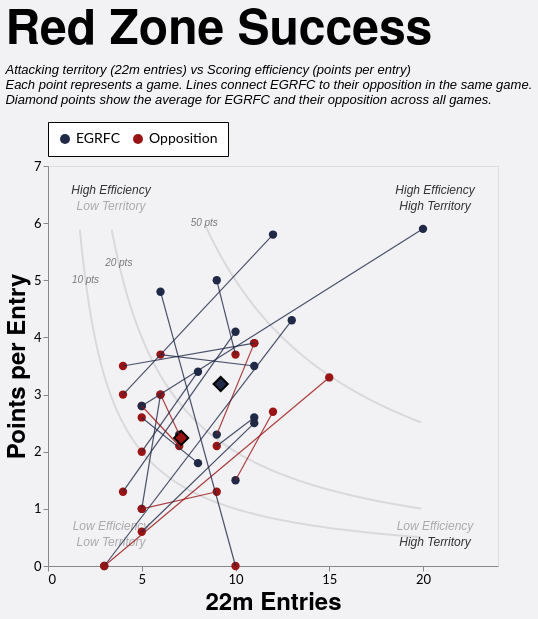

Express this chart as Vega-Lite.
### Vega-Lite specification from a JSON file in a GitHub repository (floating-point values rounded to 4 significant figures; data arrays with more than 128 entries replaced by an {"elided": "..."} marker saying what was removed)
{"config": {"axis": {"labelFont": "Lato, sans-serif", "titleFont": "PT Sans Narrow, Helvetica Neue, Helvetica, Arial, sans-serif", "labelFontSize": 13, "titleFontSize": 24, "gridColor": "#202947", "gridOpacity": 0.2}, "header": {"labelFont": "PT Sans Narrow, Helvetica Neue, Helvetica, Arial, sans-serif", "titleFont": "PT Sans Narrow, Helvetica Neue, Helvetica, Arial, sans-serif", "labelFontSize": 24, "titleFontSize": 28, "labelFontWeight": "bold", "orient": "left"}, "legend": {"labelFont": "Lato, sans-serif", "titleFont": "PT Sans Narrow, Helvetica Neue, Helvetica, Arial, sans-serif", "labelFontSize": 14, "titleFontSize": 16, "titlePadding": 5, "fillColor": "white", "strokeColor": "black", "padding": 10, "titleFontWeight": "lighter", "titleFontStyle": "italic", "titleColor": "gray", "offset": 10}, "title": {"font": "PT Sans Narrow, Helvetica Neue, Helvetica, Arial, sans-serif", "fontSize": 48, "fontWeight": "bold", "anchor": "start", "align": "center", "titlePadding": 20, "subtitlePadding": 10, "subtitleFontSize": 13, "subtitleColor": "", "subtitleFontStyle": "italic", "offset": 15, "color": "black"}, "axisX": {"labelAngle": 0}, "facet": {"title": null, "header": null, "align": {"row": "each", "column": "each"}}, "resolve": {"scale": {"y": "independent", "facet": "independent"}}, "background": "#f2f1f4"}, "layer": [{"data": {"name": "data-599fc2f6c3ba56b88793ced97d33e5d1"}, "mark": {"type": "line", "clip": true, "color": "black", "opacity": 0.1}, "encoding": {"x": {"field": "x", "type": "quantitative"}, "y": {"field": "y", "type": "quantitative"}}, "name": "view_3"}, {"data": {"name": "data-00c949a7a2803a56dfcb9f8d1ac95424"}, "mark": {"type": "line", "clip": true, "color": "black", "opacity": 0.1}, "encoding": {"x": {"field": "x", "type": "quantitative"}, "y": {"field": "y", "type": "quantitative"}}}, {"data": {"name": "data-fc6cdfa14299584fc906df48e496de6f"}, "mark": {"type": "line", "clip": true, "color": "black", "opacity": 0.1}, "encoding": {"x": {"field": "x", "type": "quantitative"}, "y": {"field": "y", "type": "quantitative"}}}, {"data": {"name": "data-711a5b994e32e1318dde2831c099eb87"}, "mark": {"type": "text", "color": "black", "fontStyle": "italic", "opacity": 0.5, "size": 10}, "encoding": {"text": {"field": "label", "type": "nominal"}, "x": {"field": "x", "type": "quantitative"}, "y": {"field": "y", "type": "quantitative"}}}, {"data": {"name": "data-5a468b3e3df2c99d2f4ec7c9a670c522"}, "mark": {"type": "text", "color": "black", "fontStyle": "italic", "size": 12}, "encoding": {"opacity": {"field": "opacity", "legend": null, "type": "quantitative"}, "text": {"field": "label", "type": "nominal"}, "x": {"field": "x", "type": "quantitative"}, "y": {"field": "y", "type": "quantitative"}}}, {"data": {"name": "data-7dff8b427ce8c7c27c59dbb8a7afe0ef"}, "mark": {"type": "point", "filled": true, "size": 70}, "encoding": {"color": {"field": "team", "legend": {"orient": "top", "title": null}, "scale": {"domain": ["EGRFC", "Opposition"], "range": ["#202946", "#991515"]}, "type": "nominal"}, "opacity": {"condition": {"param": "param_8", "value": 1}, "value": 0.1}, "tooltip": [{"field": "label", "title": "Game", "type": "nominal"}, {"field": "date", "title": "Date", "type": "temporal"}, {"field": "points", "title": "Points", "type": "quantitative"}, {"field": "tries", "title": "Tries", "type": "quantitative"}, {"field": "entries_22m", "title": "22m Entries", "type": "quantitative"}, {"field": "points_per_entry", "format": ".1f", "title": "Points per Entry", "type": "quantitative"}, {"field": "tries_per_entry", "format": ".1f", "title": "Tries per Entry", "type": "quantitative"}], "x": {"axis": {"grid": false, "tickCount": 4, "title": "22m Entries"}, "field": "entries_22m", "scale": {"domain": [0, 24.0], "zero": true}, "type": "quantitative"}, "y": {"axis": {"grid": false, "tickCount": 7, "title": "Points per Entry"}, "field": "points_per_entry", "scale": {"domain": [0, 7.0], "zero": true}, "type": "quantitative"}}, "transform": [{"filter": "(rzSquad == 'All' || datum.squad == rzSquad) && (rzSeason == 'All' || datum.season == rzSeason) && (rzGameType == 'All' || (rzGameType == 'League + Cup' && (datum.game_type == 'League' || datum.game_type == 'Cup')) || (rzGameType == 'League only' && datum.game_type == 'League') || datum.game_type == rzGameType)"}]}, {"data": {"name": "data-7dff8b427ce8c7c27c59dbb8a7afe0ef"}, "mark": {"type": "point", "filled": true, "opacity": 1, "shape": "diamond", "stroke": "black"}, "encoding": {"color": {"field": "team", "scale": {"domain": ["EGRFC", "Opposition"], "range": ["#202946", "#991515"]}, "type": "nominal"}, "opacity": {"condition": {"param": "param_8", "value": 1}, "value": 0.1}, "size": {"value": 200}, "tooltip": [{"field": "points", "format": ".1f", "title": "Average Points", "type": "quantitative"}, {"field": "tries", "format": ".1f", "title": "Average Tries", "type": "quantitative"}, {"field": "entries_22m", "format": ".1f", "title": "Average 22m Entries", "type": "quantitative"}, {"field": "points_per_entry", "format": ".1f", "title": "Average Points per Entry", "type": "quantitative"}, {"field": "tries_per_entry", "format": ".1f", "title": "Average Tries per Entry", "type": "quantitative"}], "x": {"field": "entries_22m", "type": "quantitative"}, "y": {"field": "points_per_entry", "type": "quantitative"}}, "transform": [{"filter": "(rzSquad == 'All' || datum.squad == rzSquad) && (rzSeason == 'All' || datum.season == rzSeason) && (rzGameType == 'All' || (rzGameType == 'League + Cup' && (datum.game_type == 'League' || datum.game_type == 'Cup')) || (rzGameType == 'League only' && datum.game_type == 'League') || datum.game_type == rzGameType)"}, {"aggregate": [{"op": "mean", "field": "entries_22m", "as": "entries_22m"}, {"op": "mean", "field": "points", "as": "points"}, {"op": "mean", "field": "tries", "as": "tries"}, {"op": "mean", "field": "points_per_entry", "as": "points_per_entry"}, {"op": "mean", "field": "tries_per_entry", "as": "tries_per_entry"}], "groupby": ["team"]}]}, {"data": {"name": "data-3c2f5b9f297220659553025875122083"}, "mark": {"type": "rule", "strokeWidth": 1.2}, "encoding": {"color": {"condition": {"test": "datum.points_egrfc > datum.points_opp", "value": "#202946"}, "value": "#991515"}, "detail": {"field": "game_id", "type": "nominal"}, "opacity": {"condition": {"param": "param_8", "value": 0.8}, "value": 0.1}, "x": {"field": "entries_22m_egrfc", "type": "quantitative"}, "x2": {"field": "entries_22m_opp"}, "y": {"field": "metric_egrfc", "type": "quantitative"}, "y2": {"field": "metric_opp"}}, "transform": [{"filter": "(rzSquad == 'All' || datum.squad == rzSquad) && (rzSeason == 'All' || datum.season == rzSeason) && (rzGameType == 'All' || (rzGameType == 'League + Cup' && (datum.game_type == 'League' || datum.game_type == 'Cup')) || (rzGameType == 'League only' && datum.game_type == 'League') || datum.game_type == rzGameType)"}]}], "height": 400, "params": [{"name": "rzSquad", "value": "1st"}, {"name": "rzSeason", "value": "All"}, {"name": "rzGameType", "value": "All"}, {"name": "param_8", "select": {"type": "point", "fields": ["team"]}, "bind": "legend", "views": ["view_3"]}], "resolve": {"scale": {"color": "shared", "x": "shared", "y": "shared"}}, "title": {"text": "Red Zone Success", "subtitle": ["Attacking territory (22m entries) vs Scoring efficiency (points per entry)", "Each point represents a game. Lines connect EGRFC to their opposition in the same game.", "Diamond points show the average for EGRFC and their opposition across all games."]}, "width": 450, "$schema": "https://vega.github.io/schema/vega-lite/v5.20.1.json", "datasets": {"data-599fc2f6c3ba56b88793ced97d33e5d1": {"elided": "183 records"}, "data-00c949a7a2803a56dfcb9f8d1ac95424": {"elided": "166 records"}, "data-fc6cdfa14299584fc906df48e496de6f": [{"x": 8.4, "y": 5.952}, {"x": 8.5, "y": 5.882}, {"x": 8.6, "y": 5.814}, {"x": 8.7, "y": 5.747}, {"x": 8.8, "y": 5.682}, {"x": 8.9, "y": 5.618}, {"x": 9.0, "y": 5.556}, {"x": 9.1, "y": 5.495}, {"x": 9.2, "y": 5.435}, {"x": 9.3, "y": 5.376}, {"x": 9.4, "y": 5.319}, {"x": 9.5, "y": 5.263}, {"x": 9.6, "y": 5.208}, {"x": 9.7, "y": 5.155}, {"x": 9.8, "y": 5.102}, {"x": 9.9, "y": 5.051}, {"x": 10.0, "y": 5.0}, {"x": 10.1, "y": 4.95}, {"x": 10.2, "y": 4.902}, {"x": 10.3, "y": 4.854}, {"x": 10.4, "y": 4.808}, {"x": 10.5, "y": 4.762}, {"x": 10.6, "y": 4.717}, {"x": 10.7, "y": 4.673}, {"x": 10.8, "y": 4.63}, {"x": 10.9, "y": 4.587}, {"x": 11.0, "y": 4.545}, {"x": 11.1, "y": 4.505}, {"x": 11.2, "y": 4.464}, {"x": 11.3, "y": 4.425}, {"x": 11.4, "y": 4.386}, {"x": 11.5, "y": 4.348}, {"x": 11.6, "y": 4.31}, {"x": 11.7, "y": 4.274}, {"x": 11.8, "y": 4.237}, {"x": 11.9, "y": 4.202}, {"x": 12.0, "y": 4.167}, {"x": 12.1, "y": 4.132}, {"x": 12.2, "y": 4.098}, {"x": 12.3, "y": 4.065}, {"x": 12.4, "y": 4.032}, {"x": 12.5, "y": 4.0}, {"x": 12.6, "y": 3.968}, {"x": 12.7, "y": 3.937}, {"x": 12.8, "y": 3.906}, {"x": 12.9, "y": 3.876}, {"x": 13.0, "y": 3.846}, {"x": 13.1, "y": 3.817}, {"x": 13.2, "y": 3.788}, {"x": 13.3, "y": 3.759}, {"x": 13.4, "y": 3.731}, {"x": 13.5, "y": 3.704}, {"x": 13.6, "y": 3.676}, {"x": 13.7, "y": 3.65}, {"x": 13.8, "y": 3.623}, {"x": 13.9, "y": 3.597}, {"x": 14.0, "y": 3.571}, {"x": 14.1, "y": 3.546}, {"x": 14.2, "y": 3.521}, {"x": 14.3, "y": 3.497}, {"x": 14.4, "y": 3.472}, {"x": 14.5, "y": 3.448}, {"x": 14.6, "y": 3.425}, {"x": 14.7, "y": 3.401}, {"x": 14.8, "y": 3.378}, {"x": 14.9, "y": 3.356}, {"x": 15.0, "y": 3.333}, {"x": 15.1, "y": 3.311}, {"x": 15.2, "y": 3.289}, {"x": 15.3, "y": 3.268}, {"x": 15.4, "y": 3.247}, {"x": 15.5, "y": 3.226}, {"x": 15.6, "y": 3.205}, {"x": 15.7, "y": 3.185}, {"x": 15.8, "y": 3.165}, {"x": 15.9, "y": 3.145}, {"x": 16.0, "y": 3.125}, {"x": 16.1, "y": 3.106}, {"x": 16.2, "y": 3.086}, {"x": 16.3, "y": 3.067}, {"x": 16.4, "y": 3.049}, {"x": 16.5, "y": 3.03}, {"x": 16.6, "y": 3.012}, {"x": 16.7, "y": 2.994}, {"x": 16.8, "y": 2.976}, {"x": 16.9, "y": 2.959}, {"x": 17.0, "y": 2.941}, {"x": 17.1, "y": 2.924}, {"x": 17.2, "y": 2.907}, {"x": 17.3, "y": 2.89}, {"x": 17.4, "y": 2.874}, {"x": 17.5, "y": 2.857}, {"x": 17.6, "y": 2.841}, {"x": 17.7, "y": 2.825}, {"x": 17.8, "y": 2.809}, {"x": 17.9, "y": 2.793}, {"x": 18.0, "y": 2.778}, {"x": 18.1, "y": 2.762}, {"x": 18.2, "y": 2.747}, {"x": 18.3, "y": 2.732}, {"x": 18.4, "y": 2.717}, {"x": 18.5, "y": 2.703}, {"x": 18.6, "y": 2.688}, {"x": 18.7, "y": 2.674}, {"x": 18.8, "y": 2.66}, {"x": 18.9, "y": 2.646}, {"x": 19.0, "y": 2.632}, {"x": 19.1, "y": 2.618}, {"x": 19.2, "y": 2.604}, {"x": 19.3, "y": 2.591}, {"x": 19.4, "y": 2.577}, {"x": 19.5, "y": 2.564}, {"x": 19.6, "y": 2.551}, {"x": 19.7, "y": 2.538}, {"x": 19.8, "y": 2.525}, {"x": 19.9, "y": 2.513}], "data-711a5b994e32e1318dde2831c099eb87": [{"y": 6.0, "x": 8.333, "label": "50 pts"}, {"y": 5.3, "x": 3.774, "label": "20 pts"}, {"y": 5.0, "x": 2.0, "label": "10 pts"}], "data-5a468b3e3df2c99d2f4ec7c9a670c522": [{"x": 20.64, "y": 6.58, "label": "High Efficiency", "opacity": 1.0}, {"x": 20.64, "y": 0.7, "label": "Low Efficiency", "opacity": 0.5}, {"x": 3.36, "y": 6.58, "label": "High Efficiency", "opacity": 1.0}, {"x": 3.36, "y": 0.7, "label": "Low Efficiency", "opacity": 0.5}, {"x": 20.64, "y": 6.3, "label": "High Territory", "opacity": 1.0}, {"x": 20.64, "y": 0.42, "label": "High Territory", "opacity": 1.0}, {"x": 3.36, "y": 6.3, "label": "Low Territory", "opacity": 0.5}, {"x": 3.36, "y": 0.42, "label": "Low Territory", "opacity": 0.5}], "data-7dff8b427ce8c7c27c59dbb8a7afe0ef": [{"game_id": "2026-03-28_1st_Ditchling", "date": "2026-03-28T00:00:00", "season": "2025/26", "squad": "1st", "game_type": "League", "opposition": "Ditchling", "home_away": "A", "label": "Ditchling (A)", "team": "EGRFC", "entries_22m": 11.0, "points": 27.0, "tries": 4.0, "points_per_entry": 2.5, "tries_per_entry": 0.3636}, {"game_id": "2026-03-28_1st_Ditchling", "date": "2026-03-28T00:00:00", "season": "2025/26", "squad": "1st", "game_type": "League", "opposition": "Ditchling", "home_away": "A", "label": "Ditchling (A)", "team": "Opposition", "entries_22m": 5.0, "points": 3.0, "tries": 0.0, "points_per_entry": 0.6, "tries_per_entry": 0.0}, {"game_id": "2026-03-21_1st_Crawley", "date": "2026-03-21T00:00:00", "season": "2025/26", "squad": "1st", "game_type": "League", "opposition": "Crawley", "home_away": "H", "label": "Crawley (H)", "team": "EGRFC", "entries_22m": 20.0, "points": 118.0, "tries": 18.0, "points_per_entry": 5.9, "tries_per_entry": 0.9}, {"game_id": "2026-03-21_1st_Crawley", "date": "2026-03-21T00:00:00", "season": "2025/26", "squad": "1st", "game_type": "League", "opposition": "Crawley", "home_away": "H", "label": "Crawley (H)", "team": "Opposition", "entries_22m": 5.0, "points": 14.0, "tries": 2.0, "points_per_entry": 2.8, "tries_per_entry": 0.4}, {"game_id": "2026-03-07_1st_Eastbourne_II", "date": "2026-03-07T00:00:00", "season": "2025/26", "squad": "1st", "game_type": "League", "opposition": "Eastbourne II", "home_away": "A", "label": "Eastbourne II (A)", "team": "EGRFC", "entries_22m": 6.0, "points": 29.0, "tries": 5.0, "points_per_entry": 4.8, "tries_per_entry": 0.8333}, {"game_id": "2026-03-07_1st_Eastbourne_II", "date": "2026-03-07T00:00:00", "season": "2025/26", "squad": "1st", "game_type": "League", "opposition": "Eastbourne II", "home_away": "A", "label": "Eastbourne II (A)", "team": "Opposition", "entries_22m": 10.0, "points": 0.0, "tries": 0.0, "points_per_entry": 0.0, "tries_per_entry": 0.0}, {"game_id": "2026-02-28_1st_Pulborough", "date": "2026-02-28T00:00:00", "season": "2025/26", "squad": "1st", "game_type": "League", "opposition": "Pulborough", "home_away": "H", "label": "Pulborough (H)", "team": "EGRFC", "entries_22m": 8.0, "points": 14.0, "tries": 1.0, "points_per_entry": 1.8, "tries_per_entry": 0.125}, {"game_id": "2026-02-28_1st_Pulborough", "date": "2026-02-28T00:00:00", "season": "2025/26", "squad": "1st", "game_type": "League", "opposition": "Pulborough", "home_away": "H", "label": "Pulborough (H)", "team": "Opposition", "entries_22m": 5.0, "points": 13.0, "tries": 2.0, "points_per_entry": 2.6, "tries_per_entry": 0.4}, {"game_id": "2026-02-14_1st_Lewes", "date": "2026-02-14T00:00:00", "season": "2025/26", "squad": "1st", "game_type": "League", "opposition": "Lewes", "home_away": "A", "label": "Lewes (A)", "team": "EGRFC", "entries_22m": 11.0, "points": 39.0, "tries": 6.0, "points_per_entry": 3.5, "tries_per_entry": 0.5455}, {"game_id": "2026-02-14_1st_Lewes", "date": "2026-02-14T00:00:00", "season": "2025/26", "squad": "1st", "game_type": "League", "opposition": "Lewes", "home_away": "A", "label": "Lewes (A)", "team": "Opposition", "entries_22m": 6.0, "points": 22.0, "tries": 3.0, "points_per_entry": 3.7, "tries_per_entry": 0.5}, {"game_id": "2026-01-24_1st_Brighton_II", "date": "2026-01-24T00:00:00", "season": "2025/26", "squad": "1st", "game_type": "League", "opposition": "Brighton II", "home_away": "H", "label": "Brighton II (H)", "team": "EGRFC", "entries_22m": 3.0, "points": 0.0, "tries": 0.0, "points_per_entry": 0.0, "tries_per_entry": 0.0}, {"game_id": "2026-01-24_1st_Brighton_II", "date": "2026-01-24T00:00:00", "season": "2025/26", "squad": "1st", "game_type": "League", "opposition": "Brighton II", "home_away": "H", "label": "Brighton II (H)", "team": "Opposition", "entries_22m": 15.0, "points": 50.0, "tries": 8.0, "points_per_entry": 3.3, "tries_per_entry": 0.5333}, {"game_id": "2026-01-10_1st_Royals", "date": "2026-01-10T00:00:00", "season": "2025/26", "squad": "1st", "game_type": "League", "opposition": "Royals", "home_away": "H", "label": "Royals (H)", "team": "EGRFC", "entries_22m": 10.0, "points": 41.0, "tries": 7.0, "points_per_entry": 4.1, "tries_per_entry": 0.7}, {"game_id": "2026-01-10_1st_Royals", "date": "2026-01-10T00:00:00", "season": "2025/26", "squad": "1st", "game_type": "League", "opposition": "Royals", "home_away": "H", "label": "Royals (H)", "team": "Opposition", "entries_22m": 4.0, "points": 5.0, "tries": 1.0, "points_per_entry": 1.3, "tries_per_entry": 0.25}, {"game_id": "2025-12-20_1st_Ditchling", "date": "2025-12-20T00:00:00", "season": "2025/26", "squad": "1st", "game_type": "League", "opposition": "Ditchling", "home_away": "H", "label": "Ditchling (H)", "team": "EGRFC", "entries_22m": 11.0, "points": 29.0, "tries": 5.0, "points_per_entry": 2.6, "tries_per_entry": 0.4545}, {"game_id": "2025-12-20_1st_Ditchling", "date": "2025-12-20T00:00:00", "season": "2025/26", "squad": "1st", "game_type": "League", "opposition": "Ditchling", "home_away": "H", "label": "Ditchling (H)", "team": "Opposition", "entries_22m": 9.0, "points": 19.0, "tries": 3.0, "points_per_entry": 2.1, "tries_per_entry": 0.3333}, {"game_id": "2025-11-29_1st_Eastbourne_II", "date": "2025-11-29T00:00:00", "season": "2025/26", "squad": "1st", "game_type": "League", "opposition": "Eastbourne II", "home_away": "H", "label": "Eastbourne II (H)", "team": "EGRFC", "entries_22m": 13.0, "points": 56.0, "tries": 10.0, "points_per_entry": 4.3, "tries_per_entry": 0.7692}, {"game_id": "2025-11-29_1st_Eastbourne_II", "date": "2025-11-29T00:00:00", "season": "2025/26", "squad": "1st", "game_type": "League", "opposition": "Eastbourne II", "home_away": "H", "label": "Eastbourne II (H)", "team": "Opposition", "entries_22m": 3.0, "points": 0.0, "tries": 0.0, "points_per_entry": 0.0, "tries_per_entry": 0.0}, {"game_id": "2025-11-22_1st_Pulborough", "date": "2025-11-22T00:00:00", "season": "2025/26", "squad": "1st", "game_type": "League", "opposition": "Pulborough", "home_away": "A", "label": "Pulborough (A)", "team": "EGRFC", "entries_22m": 5.0, "points": 5.0, "tries": 1.0, "points_per_entry": 1.0, "tries_per_entry": 0.2}, {"game_id": "2025-11-22_1st_Pulborough", "date": "2025-11-22T00:00:00", "season": "2025/26", "squad": "1st", "game_type": "League", "opposition": "Pulborough", "home_away": "A", "label": "Pulborough (A)", "team": "Opposition", "entries_22m": 9.0, "points": 12.0, "tries": 2.0, "points_per_entry": 1.3, "tries_per_entry": 0.2222}, {"game_id": "2025-11-15_1st_Hove", "date": "2025-11-15T00:00:00", "season": "2025/26", "squad": "1st", "game_type": "Cup", "opposition": "Hove", "home_away": "H", "label": "Hove (H)", "team": "EGRFC", "entries_22m": 10.0, "points": 15.0, "tries": 2.0, "points_per_entry": 1.5, "tries_per_entry": 0.2}, {"game_id": "2025-11-15_1st_Hove", "date": "2025-11-15T00:00:00", "season": "2025/26", "squad": "1st", "game_type": "Cup", "opposition": "Hove", "home_away": "H", "label": "Hove (H)", "team": "Opposition", "entries_22m": 12.0, "points": 32.0, "tries": 5.0, "points_per_entry": 2.7, "tries_per_entry": 0.4167}, {"game_id": "2025-11-08_1st_Lewes", "date": "2025-11-08T00:00:00", "season": "2025/26", "squad": "1st", "game_type": "League", "opposition": "Lewes", "home_away": "H", "label": "Lewes (H)", "team": "EGRFC", "entries_22m": 11.0, "points": 43.0, "tries": 7.0, "points_per_entry": 3.9, "tries_per_entry": 0.6364}, {"game_id": "2025-11-08_1st_Lewes", "date": "2025-11-08T00:00:00", "season": "2025/26", "squad": "1st", "game_type": "League", "opposition": "Lewes", "home_away": "H", "label": "Lewes (H)", "team": "Opposition", "entries_22m": 4.0, "points": 14.0, "tries": 2.0, "points_per_entry": 3.5, "tries_per_entry": 0.5}, {"game_id": "2025-10-11_1st_Shoreham", "date": "2025-10-11T00:00:00", "season": "2025/26", "squad": "1st", "game_type": "League", "opposition": "Shoreham", "home_away": "H", "label": "Shoreham (H)", "team": "EGRFC", "entries_22m": 12.0, "points": 69.0, "tries": 11.0, "points_per_entry": 5.8, "tries_per_entry": 0.9167}, {"game_id": "2025-10-11_1st_Shoreham", "date": "2025-10-11T00:00:00", "season": "2025/26", "squad": "1st", "game_type": "League", "opposition": "Shoreham", "home_away": "H", "label": "Shoreham (H)", "team": "Opposition", "entries_22m": 4.0, "points": 12.0, "tries": 2.0, "points_per_entry": 3.0, "tries_per_entry": 0.5}, {"game_id": "2025-10-04_1st_Seaford", "date": "2025-10-04T00:00:00", "season": "2025/26", "squad": "1st", "game_type": "League", "opposition": "Seaford", "home_away": "A", "label": "Seaford (A)", "team": "EGRFC", "entries_22m": 8.0, "points": 27.0, "tries": 4.0, "points_per_entry": 3.4, "tries_per_entry": 0.5}, {"game_id": "2025-10-04_1st_Seaford", "date": "2025-10-04T00:00:00", "season": "2025/26", "squad": "1st", "game_type": "League", "opposition": "Seaford", "home_away": "A", "label": "Seaford (A)", "team": "Opposition", "entries_22m": 5.0, "points": 10.0, "tries": 2.0, "points_per_entry": 2.0, "tries_per_entry": 0.4}, {"game_id": "2025-04-12_1st_Haywards_Heath", "date": "2025-04-12T00:00:00", "season": "2024/25", "squad": "1st", "game_type": "League", "opposition": "Haywards Heath", "home_away": "H", "label": "Haywards Heath (H)", "team": "EGRFC", "entries_22m": 9.0, "points": 45.0, "tries": 6.0, "points_per_entry": 5.0, "tries_per_entry": 0.6667}, {"game_id": "2025-04-12_1st_Haywards_Heath", "date": "2025-04-12T00:00:00", "season": "2024/25", "squad": "1st", "game_type": "League", "opposition": "Haywards Heath", "home_away": "H", "label": "Haywards Heath (H)", "team": "Opposition", "entries_22m": 10.0, "points": 37.0, "tries": 6.0, "points_per_entry": 3.7, "tries_per_entry": 0.6}, {"game_id": "2025-03-22_1st_Cobham", "date": "2025-03-22T00:00:00", "season": "2024/25", "squad": "1st", "game_type": "League", "opposition": "Cobham", "home_away": "H", "label": "Cobham (H)", "team": "EGRFC", "entries_22m": 9.0, "points": 21.0, "tries": 3.0, "points_per_entry": 2.3, "tries_per_entry": 0.3333}, {"game_id": "2025-03-22_1st_Cobham", "date": "2025-03-22T00:00:00", "season": "2024/25", "squad": "1st", "game_type": "League", "opposition": "Cobham", "home_away": "H", "label": "Cobham (H)", "team": "Opposition", "entries_22m": 11.0, "points": 43.0, "tries": 7.0, "points_per_entry": 3.9, "tries_per_entry": 0.6364}, {"game_id": "2025-02-15_1st_Eastbourne", "date": "2025-02-15T00:00:00", "season": "2024/25", "squad": "1st", "game_type": "League", "opposition": "Eastbourne", "home_away": "H", "label": "Eastbourne (H)", "team": "EGRFC", "entries_22m": 5.0, "points": 14.0, "tries": 2.0, "points_per_entry": 2.8, "tries_per_entry": 0.4}, {"game_id": "2025-02-15_1st_Eastbourne", "date": "2025-02-15T00:00:00", "season": "2024/25", "squad": "1st", "game_type": "League", "opposition": "Eastbourne", "home_away": "H", "label": "Eastbourne (H)", "team": "Opposition", "entries_22m": 7.0, "points": 15.0, "tries": 2.0, "points_per_entry": 2.1, "tries_per_entry": 0.2857}, {"game_id": "2024-12-14_1st_Old_Haileyburians", "date": "2024-12-14T00:00:00", "season": "2024/25", "squad": "1st", "game_type": "League", "opposition": "Old Haileyburians", "home_away": "H", "label": "Old Haileyburians (H)", "team": "EGRFC", "entries_22m": 6.0, "points": 18.0, "tries": 2.0, "points_per_entry": 3.0, "tries_per_entry": 0.3333}, {"game_id": "2024-12-14_1st_Old_Haileyburians", "date": "2024-12-14T00:00:00", "season": "2024/25", "squad": "1st", "game_type": "League", "opposition": "Old Haileyburians", "home_away": "H", "label": "Old Haileyburians (H)", "team": "Opposition", "entries_22m": 5.0, "points": 5.0, "tries": 1.0, "points_per_entry": 1.0, "tries_per_entry": 0.2}, {"game_id": "2024-09-07_1st_London_Cornish", "date": "2024-09-07T00:00:00", "season": "2024/25", "squad": "1st", "game_type": "League", "opposition": "London Cornish", "home_away": "H", "label": "London Cornish (H)", "team": "EGRFC", "entries_22m": 7.0, "points": 16.0, "tries": 2.0, "points_per_entry": 2.3, "tries_per_entry": 0.2857}, {"game_id": "2024-09-07_1st_London_Cornish", "date": "2024-09-07T00:00:00", "season": "2024/25", "squad": "1st", "game_type": "League", "opposition": "London Cornish", "home_away": "H", "label": "London Cornish (H)", "team": "Opposition", "entries_22m": 6.0, "points": 18.0, "tries": 2.0, "points_per_entry": 3.0, "tries_per_entry": 0.3333}], "data-3c2f5b9f297220659553025875122083": [{"game_id": "2024-09-07_1st_London_Cornish", "date": "2024-09-07T00:00:00", "season": "2024/25", "squad": "1st", "game_type": "League", "opposition": "London Cornish", "label": "London Cornish (H)", "entries_22m_egrfc": 7.0, "entries_22m_opp": 6.0, "points_egrfc": 16.0, "points_opp": 18.0, "metric_egrfc": 2.3, "metric_opp": 3.0, "tries_egrfc": 2.0, "tries_opp": 2.0}, {"game_id": "2024-12-14_1st_Old_Haileyburians", "date": "2024-12-14T00:00:00", "season": "2024/25", "squad": "1st", "game_type": "League", "opposition": "Old Haileyburians", "label": "Old Haileyburians (H)", "entries_22m_egrfc": 6.0, "entries_22m_opp": 5.0, "points_egrfc": 18.0, "points_opp": 5.0, "metric_egrfc": 3.0, "metric_opp": 1.0, "tries_egrfc": 2.0, "tries_opp": 1.0}, {"game_id": "2025-02-15_1st_Eastbourne", "date": "2025-02-15T00:00:00", "season": "2024/25", "squad": "1st", "game_type": "League", "opposition": "Eastbourne", "label": "Eastbourne (H)", "entries_22m_egrfc": 5.0, "entries_22m_opp": 7.0, "points_egrfc": 14.0, "points_opp": 15.0, "metric_egrfc": 2.8, "metric_opp": 2.1, "tries_egrfc": 2.0, "tries_opp": 2.0}, {"game_id": "2025-03-22_1st_Cobham", "date": "2025-03-22T00:00:00", "season": "2024/25", "squad": "1st", "game_type": "League", "opposition": "Cobham", "label": "Cobham (H)", "entries_22m_egrfc": 9.0, "entries_22m_opp": 11.0, "points_egrfc": 21.0, "points_opp": 43.0, "metric_egrfc": 2.3, "metric_opp": 3.9, "tries_egrfc": 3.0, "tries_opp": 7.0}, {"game_id": "2025-04-12_1st_Haywards_Heath", "date": "2025-04-12T00:00:00", "season": "2024/25", "squad": "1st", "game_type": "League", "opposition": "Haywards Heath", "label": "Haywards Heath (H)", "entries_22m_egrfc": 9.0, "entries_22m_opp": 10.0, "points_egrfc": 45.0, "points_opp": 37.0, "metric_egrfc": 5.0, "metric_opp": 3.7, "tries_egrfc": 6.0, "tries_opp": 6.0}, {"game_id": "2025-10-04_1st_Seaford", "date": "2025-10-04T00:00:00", "season": "2025/26", "squad": "1st", "game_type": "League", "opposition": "Seaford", "label": "Seaford (A)", "entries_22m_egrfc": 8.0, "entries_22m_opp": 5.0, "points_egrfc": 27.0, "points_opp": 10.0, "metric_egrfc": 3.4, "metric_opp": 2.0, "tries_egrfc": 4.0, "tries_opp": 2.0}, {"game_id": "2025-10-11_1st_Shoreham", "date": "2025-10-11T00:00:00", "season": "2025/26", "squad": "1st", "game_type": "League", "opposition": "Shoreham", "label": "Shoreham (H)", "entries_22m_egrfc": 12.0, "entries_22m_opp": 4.0, "points_egrfc": 69.0, "points_opp": 12.0, "metric_egrfc": 5.8, "metric_opp": 3.0, "tries_egrfc": 11.0, "tries_opp": 2.0}, {"game_id": "2025-11-08_1st_Lewes", "date": "2025-11-08T00:00:00", "season": "2025/26", "squad": "1st", "game_type": "League", "opposition": "Lewes", "label": "Lewes (H)", "entries_22m_egrfc": 11.0, "entries_22m_opp": 4.0, "points_egrfc": 43.0, "points_opp": 14.0, "metric_egrfc": 3.9, "metric_opp": 3.5, "tries_egrfc": 7.0, "tries_opp": 2.0}, {"game_id": "2025-11-15_1st_Hove", "date": "2025-11-15T00:00:00", "season": "2025/26", "squad": "1st", "game_type": "Cup", "opposition": "Hove", "label": "Hove (H)", "entries_22m_egrfc": 10.0, "entries_22m_opp": 12.0, "points_egrfc": 15.0, "points_opp": 32.0, "metric_egrfc": 1.5, "metric_opp": 2.7, "tries_egrfc": 2.0, "tries_opp": 5.0}, {"game_id": "2025-11-22_1st_Pulborough", "date": "2025-11-22T00:00:00", "season": "2025/26", "squad": "1st", "game_type": "League", "opposition": "Pulborough", "label": "Pulborough (A)", "entries_22m_egrfc": 5.0, "entries_22m_opp": 9.0, "points_egrfc": 5.0, "points_opp": 12.0, "metric_egrfc": 1.0, "metric_opp": 1.3, "tries_egrfc": 1.0, "tries_opp": 2.0}, {"game_id": "2025-11-29_1st_Eastbourne_II", "date": "2025-11-29T00:00:00", "season": "2025/26", "squad": "1st", "game_type": "League", "opposition": "Eastbourne II", "label": "Eastbourne II (H)", "entries_22m_egrfc": 13.0, "entries_22m_opp": 3.0, "points_egrfc": 56.0, "points_opp": 0.0, "metric_egrfc": 4.3, "metric_opp": 0.0, "tries_egrfc": 10.0, "tries_opp": 0.0}, {"game_id": "2025-12-20_1st_Ditchling", "date": "2025-12-20T00:00:00", "season": "2025/26", "squad": "1st", "game_type": "League", "opposition": "Ditchling", "label": "Ditchling (H)", "entries_22m_egrfc": 11.0, "entries_22m_opp": 9.0, "points_egrfc": 29.0, "points_opp": 19.0, "metric_egrfc": 2.6, "metric_opp": 2.1, "tries_egrfc": 5.0, "tries_opp": 3.0}, {"game_id": "2026-01-10_1st_Royals", "date": "2026-01-10T00:00:00", "season": "2025/26", "squad": "1st", "game_type": "League", "opposition": "Royals", "label": "Royals (H)", "entries_22m_egrfc": 10.0, "entries_22m_opp": 4.0, "points_egrfc": 41.0, "points_opp": 5.0, "metric_egrfc": 4.1, "metric_opp": 1.3, "tries_egrfc": 7.0, "tries_opp": 1.0}, {"game_id": "2026-01-24_1st_Brighton_II", "date": "2026-01-24T00:00:00", "season": "2025/26", "squad": "1st", "game_type": "League", "opposition": "Brighton II", "label": "Brighton II (H)", "entries_22m_egrfc": 3.0, "entries_22m_opp": 15.0, "points_egrfc": 0.0, "points_opp": 50.0, "metric_egrfc": 0.0, "metric_opp": 3.3, "tries_egrfc": 0.0, "tries_opp": 8.0}, {"game_id": "2026-02-14_1st_Lewes", "date": "2026-02-14T00:00:00", "season": "2025/26", "squad": "1st", "game_type": "League", "opposition": "Lewes", "label": "Lewes (A)", "entries_22m_egrfc": 11.0, "entries_22m_opp": 6.0, "points_egrfc": 39.0, "points_opp": 22.0, "metric_egrfc": 3.5, "metric_opp": 3.7, "tries_egrfc": 6.0, "tries_opp": 3.0}, {"game_id": "2026-02-28_1st_Pulborough", "date": "2026-02-28T00:00:00", "season": "2025/26", "squad": "1st", "game_type": "League", "opposition": "Pulborough", "label": "Pulborough (H)", "entries_22m_egrfc": 8.0, "entries_22m_opp": 5.0, "points_egrfc": 14.0, "points_opp": 13.0, "metric_egrfc": 1.8, "metric_opp": 2.6, "tries_egrfc": 1.0, "tries_opp": 2.0}, {"game_id": "2026-03-07_1st_Eastbourne_II", "date": "2026-03-07T00:00:00", "season": "2025/26", "squad": "1st", "game_type": "League", "opposition": "Eastbourne II", "label": "Eastbourne II (A)", "entries_22m_egrfc": 6.0, "entries_22m_opp": 10.0, "points_egrfc": 29.0, "points_opp": 0.0, "metric_egrfc": 4.8, "metric_opp": 0.0, "tries_egrfc": 5.0, "tries_opp": 0.0}, {"game_id": "2026-03-21_1st_Crawley", "date": "2026-03-21T00:00:00", "season": "2025/26", "squad": "1st", "game_type": "League", "opposition": "Crawley", "label": "Crawley (H)", "entries_22m_egrfc": 20.0, "entries_22m_opp": 5.0, "points_egrfc": 118.0, "points_opp": 14.0, "metric_egrfc": 5.9, "metric_opp": 2.8, "tries_egrfc": 18.0, "tries_opp": 2.0}, {"game_id": "2026-03-28_1st_Ditchling", "date": "2026-03-28T00:00:00", "season": "2025/26", "squad": "1st", "game_type": "League", "opposition": "Ditchling", "label": "Ditchling (A)", "entries_22m_egrfc": 11.0, "entries_22m_opp": 5.0, "points_egrfc": 27.0, "points_opp": 3.0, "metric_egrfc": 2.5, "metric_opp": 0.6, "tries_egrfc": 4.0, "tries_opp": 0.0}]}}
